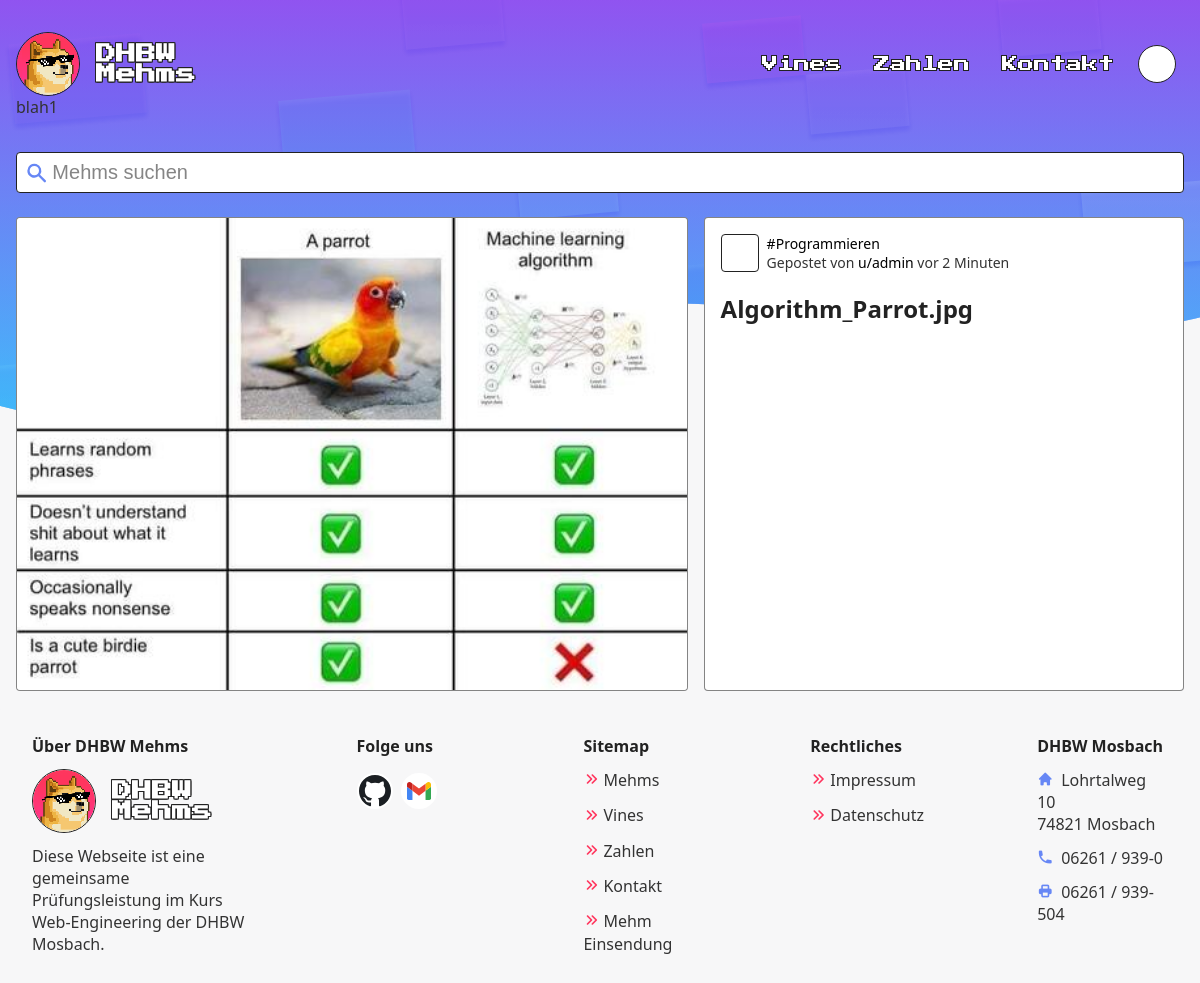
The app's page /mehm?id=1 with its own data.
### tables this page shows
CREATE TABLE mehms (
                       ID integer PRIMARY KEY AUTO_INCREMENT,
                       UserID integer NOT NULL REFERENCES Users(ID),
                       Path text NOT NULL UNIQUE,
                       Likes integer DEFAULT 0,
                       Type text,
                       Description text,
                       Visible boolean DEFAULT FALSE,
                       VisibleOn timestamp
);

CREATE TABLE users (
                       ID integer PRIMARY KEY AUTO_INCREMENT,
                       Name text UNIQUE NOT NULL,
                       Password text NOT NULL,
                       Type text NOT NULL
);

### scripts/Database.php (called while the page is built, shortened)
<?php
class Database
{
    public function connectToDatabase()
    {
        $mysql_host = "localhost";
        $mysql_database = "main";
        $mysql_user = "root";
        $mysql_password = "";
        try {
            $this->database = new PDO("mysql:host=$mysql_host;dbname=$mysql_database", $mysql_user, $mysql_password);
        } catch (PDOException $exception) {
            $this->setupDatabase(new PDO("mysql:host=$mysql_host;dbname=", $mysql_user, $mysql_password));
            $this->database = new PDO("mysql:host=$mysql_host;dbname=$mysql_database", $mysql_user, $mysql_password);
        }
    }
}

### mehm.php (the view, shortened to what this page needs)
<!DOCTYPE html>
<html lang="de">
<head>
  <link rel="stylesheet" href="./styles/toolbar.css">
  <link rel="stylesheet" href="./styles/mehm.css">
  <?php include("includes/meta.php"); ?>
</head>
<body>
  <?php
  require_once 'scripts/Database.php';
  $db = new Database();
  function getMehm($id, $admin): array {
    $query = 'SELECT *, mehms.Type as Type FROM mehms LEFT JOIN Users u ON mehms.UserID = u.ID WHERE mehms.ID = ' . $id;
    global $db;
    try {
      return $db->database->query($query)->fetchAll();
    } catch (PDOException $e) {
      return [];
    }
  }
  function timeElapsedString($datetime, $level = 1) {
    $now = new DateTime;
    $ago = new DateTime($datetime);
    $diff = $now->diff($ago);
    $diff->w = floor($diff->d / 7);
    $diff->d -= $diff->w * 7;
    $string = array(
      'y' => ["Jahr", "Jahren"],
      'm' => ["Monat", "Monaten"],
      'w' => ["Woche", "Wochen"],
      'd' => ["Tag", "Tagen"],
      'h' => ["Stunde", "Stunden"],
      'i' => ["Minute", "Minuten"],
      's' => ["Sekunde", "Sekunden"],
    );
    foreach ($string as $k => &$v) {
      if ($diff->$k) {
        $v = $diff->$k . ' ' . ($diff->$k > 1 ? $v[1] : $v[0]);
      } else {
        unset($string[$k]);
      }
    }
    $string = array_slice($string, 0, $level);
    return $string ? 'vor ' . implode(', ', $string) : 'gerade eben';
  }
  $id = isset($_GET["id"]) ? $_GET["id"] : "";
  $mehms = getMehm($id, true);
  $mehm = $mehms[0];
  include("includes/header.php");
  ?>
  <main class="container">
    <form id="query" name="query" action="." method="GET" class="toolbar">
      <?php include("includes/toolbar/search-box.php"); ?>
    </form>
    <div class="content">
      <div class="paperlike mehm">
        <img src="<?php echo "./assets/mehms/" . $mehm["Path"] ?>" alt="<?php echo $mehm["Description"] ?>">
      </div>
      <aside class="paperlike meta">
        <div class="posted">
          <div class="profile-picture">
            <svg height="36" data-jdenticon-value="<?php echo $mehm["Name"] ?>"></svg>
          </div>
          <div class="posted-text">
            <p><?php echo '<a class="underline" href="./?filter=' . $mehm["Type"] . '">#' . $mehm["Type"] . '</a>' ?></a> <br> Gepostet von <?php echo '<a class="underline" href="./?filter=name&search=u%2F' . $mehm["Name"] . '">u/' . $mehm["Name"] . "</a> " . timeElapsedString($mehm["VisibleOn"]) ?></p>
          </div>
        </div>
        <h1><?php echo $mehm["Path"] ?></h1>
      </aside>
    </div>
  </main>
  <?php include("includes/footer.php"); ?>
</body>
</html>

### styles/toolbar.css (style rules this page uses)
.toolbar { position: sticky; top: 0; z-index: 8; padding: 8px 0; margin-bottom: 1rem; transition: top 0.2s; display: flex; flex: 1 1 300px; gap: 0.75rem; }

### styles/mehm.css (style rules this page uses)
main .content { display: flex; flex-direction: column-reverse; gap: 1rem; background: var(--color-bg2-a); border: 1px solid var(--color-p-a); border-radius: 4px; padding: 1rem; }
main .paperlike { border-radius: 4px; }
main .mehm { flex: 1 1 60%; display: flex; justify-content: center; }
main .mehm img { padding: 0; overflow: hidden; width: 100%; object-fit: contain; max-width: 100%; max-height: 768px; border-radius: 4px; display: block; }
main .meta { flex: 0 1 40%; }
main .posted { display: flex; min- }
main .posted-text { display: flex; align-items: center; font-size: 0.875rem; }
main .profile-picture { display: flex; justify-content: center; align-items: center; background: #fff; width: 36px; min-width: 36px; height: 36px; border: 1px solid var(--color-border); border-radius: 4px; overflow: hidden; margin-right: 8px; }
main p { margin: 0; word-wrap: break-word; }
main h1 { word-break: break-all; }
@media (min-width: 960px) { main .content { flex-direction: row; background: none; border: none; padding: 0; } }
@media (min-width: 960px) { main .paperlike { background: var(--color-bg2-a); border: 1px solid var(--color-p-a); } }
@media (min-width: 960px) { main .meta { padding: 1rem; } }

### styles/global.css (style rules this page uses)
:root { --color-primary: #6787F5; --color-secondary: #FF355E; --color-bg: rgb(247, 247, 248); --color-bg-a: #f7f7f8e6; --color-bg2: #fff; --color-bg2-a: #fff; --color-bg3: #c6d2f1cc; --color-bg-aside: #081521; --color-s: #000; --color-h: #222; --color-p: #333; --color-p-a: #666666cc; --color-border: #222; --stroke-heading: -1px -1px 0 var(--color-border), 0 -1px 0 var(--color-border), 1px -1px 0 var(--color-border), 1px 0 0 var(--color-border), 1px 1px 0 var(--color-border), 0 1px 0 var(--color-border), -1px 1px 0 var(--color-border), -1px 0 0 var(--color-border); --font-arcade: "Press Start 2P", cursive; --font-sans: ui-sans-serif, system-ui, -apple-system, BlinkMacSystemFont, "Segoe UI", Roboto, "Helvetica Neue", Arial, "Noto Sans", sans-serif, "Apple Color Emoji", "Segoe UI Emoji", "Segoe UI Symbol", "Noto Color Emoji"; --font-icon: "HeroIcons"; }
body { margin: 0; overflow-x: hidden; font-family: var(--font-sans); color: var(--color-p); background: var(--color-bg); }
h1, h2, h3 { color: var(--color-h); }
a { text-decoration: none; color: var(--color-p); }
p { color: var(--color-p); }
.container { max-width: 80rem; margin-left: auto; margin-right: auto; padding-left: 16px; padding-right: 16px; }
a.underline { color: var(--color-s); }

### mehm.php (style rules this page uses)
:root { --banner-top: #b167eb; --banner-bottom: #4bd8f6; }

### records on screen
mehms: Path (picture), Type "Programmieren", UserID.Name "admin", VisibleOn "vor 2 Minuten", Path "Algorithm_Parrot.jpg"
